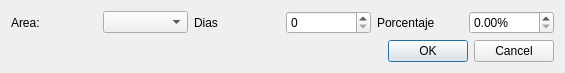
<?xml version="1.0" encoding="UTF-8"?>
<ui version="4.0">
 <class>AnticipoDialog</class>
 <widget class="QDialog" name="AnticipoDialog">
  <property name="windowModality">
   <enum>Qt::WindowModal</enum>
  </property>
  <property name="geometry">
   <rect>
    <x>0</x>
    <y>0</y>
    <width>565</width>
    <height>69</height>
   </rect>
  </property>
  <property name="windowTitle">
   <string>Dialog</string>
  </property>
  <layout class="QGridLayout" name="gridLayout">
   <item row="0" column="0">
    <layout class="QHBoxLayout" name="horizontalLayout">
     <item>
      <widget class="QLabel" name="label">
       <property name="text">
        <string>Area:</string>
       </property>
      </widget>
     </item>
     <item>
      <widget class="QComboBox" name="AreaComboBox"/>
     </item>
     <item>
      <widget class="QLabel" name="label_2">
       <property name="text">
        <string>Dias</string>
       </property>
      </widget>
     </item>
     <item>
      <widget class="QSpinBox" name="diasSpinBox"/>
     </item>
     <item>
      <widget class="QLabel" name="label_3">
       <property name="text">
        <string>Porcentaje</string>
       </property>
      </widget>
     </item>
     <item>
      <widget class="QDoubleSpinBox" name="porcentajeDoubleSpinBox">
       <property name="suffix">
        <string>%</string>
       </property>
       <property name="maximum">
        <double>100.000000000000000</double>
       </property>
      </widget>
     </item>
    </layout>
   </item>
   <item row="1" column="0">
    <widget class="QDialogButtonBox" name="buttonBox">
     <property name="standardButtons">
      <set>QDialogButtonBox::Cancel|QDialogButtonBox::Ok</set>
     </property>
    </widget>
   </item>
  </layout>
 </widget>
 <resources/>
 <connections/>
</ui>
